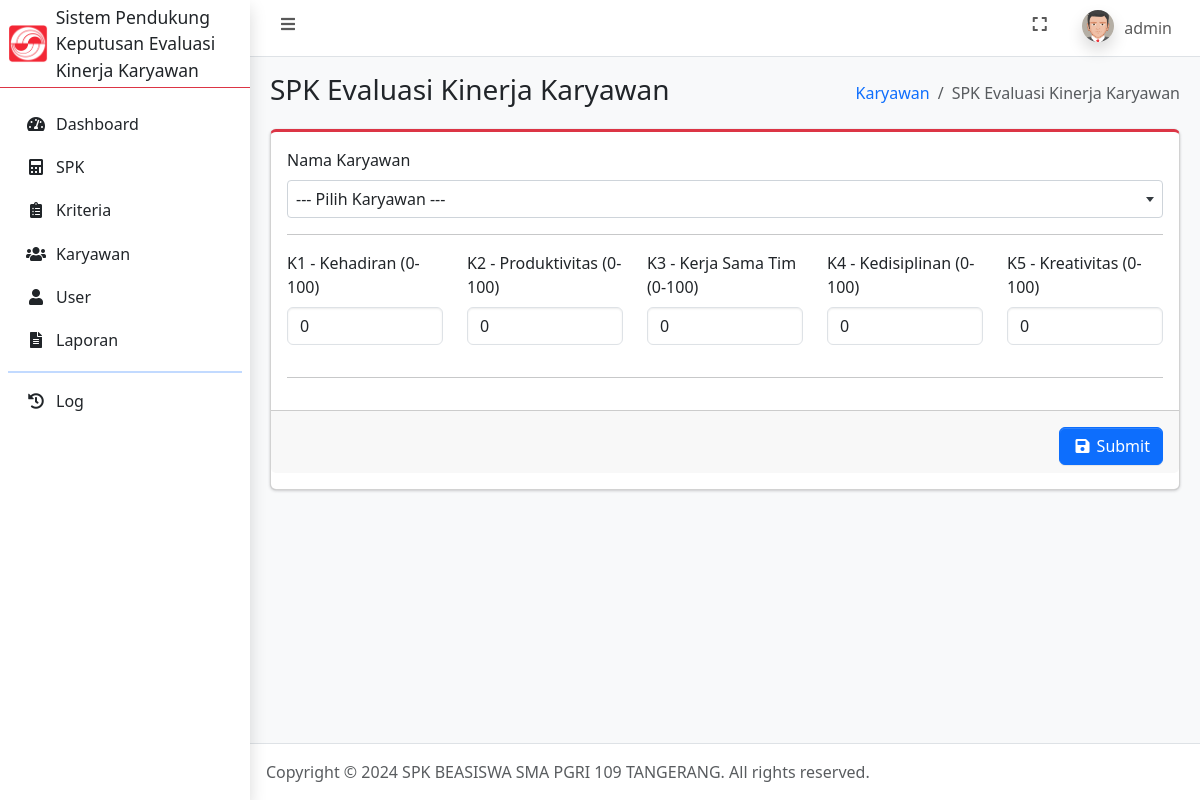
Before: /tambah_spk.php (signed in) with the older database file.
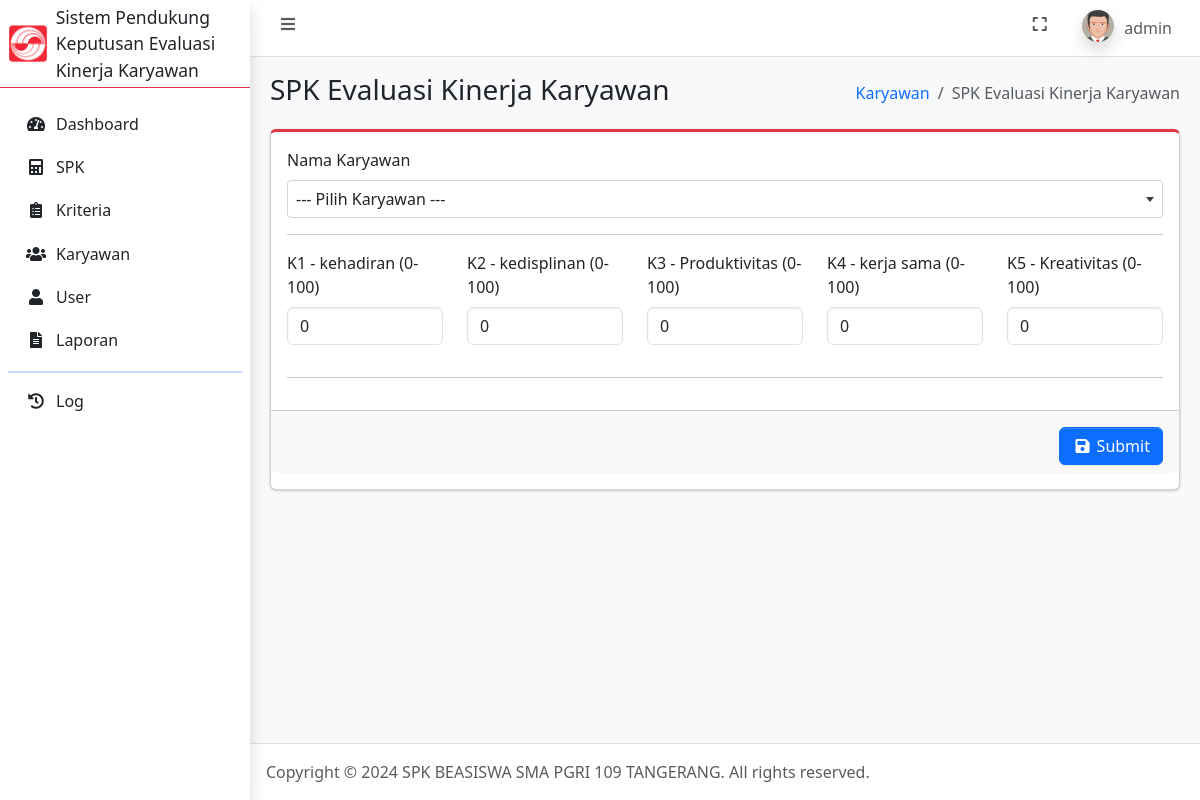
After: the same page with the newer database file.
### tables this page shows
CREATE TABLE `kriteria` (
  `id_kriteria` int(11) NOT NULL,
  `kriteria_ke` int(11) NOT NULL,
  `peringkat_kepentingan` int(11) NOT NULL,
  `nama_kriteria` varchar(100) NOT NULL,
  `bobot` float NOT NULL,
  `bobot_normalisasi` float DEFAULT NULL,
  `dibuat_pada` datetime NOT NULL DEFAULT current_timestamp()
);

### tambah_spk.php (the view, shortened to what this page needs)
<?php
    require_once 'connection.php';
    $kriteria = mysqli_query($conn, "SELECT * FROM kriteria ORDER BY kriteria_ke ASC");
?>
<!DOCTYPE html>
<html lang="en">
<head>
    <?php include_once 'include/head.php'; ?>
</head>
<body class="layout-fixed sidebar-expand-lg bg-body-tertiary">
    <div class="app-wrapper">
        <?php include_once 'include/navbar.php'; ?>
        <?php include_once 'include/sidebar.php'; ?>
        <main class="app-main">
            <div class="app-content-header">
                <div class="container-fluid">
                    <div class="row">
                        <div class="col-sm-6">
                            <h3 class="mb-0">SPK Evaluasi Kinerja Karyawan</h3>
                        </div>
                        <div class="col-sm-6">
                            <ol class="breadcrumb float-sm-end">
                                <li class="breadcrumb-item"><a href="karyawan.php">Karyawan</a></li>
                                <li class="breadcrumb-item active" aria-current="page">
                                    SPK Evaluasi Kinerja Karyawan
                                </li>
                            </ol>
                        </div>
                    </div>
                </div>
            </div>
            <div class="app-content">
                <div class="container-fluid">
                    <div class="row">
                        <div class="col-12">
                            <div class="card card-danger card-outline mb-4">
                                <form method="post">
                                    <div class="card-body">
                                        <div class="mb-3">
                                            <label for="id_karyawan" class="form-label">Nama Karyawan</label>
                                        </div>
                                        <hr>
                                        <div class="row">
                                            <?php foreach ($kriteria as $dk): ?>
                                                <div class="mb-3 col">
                                                    <label for="nilai_<?= $dk['id_kriteria']; ?>" class="form-label">
                                                        K<?= $dk['kriteria_ke']; ?> - <?= htmlspecialchars($dk['nama_kriteria']); ?> (0-100)
                                                    </label>
                                                    <input type="number" step="0.01" id="nilai_<?= $dk['id_kriteria']; ?>" class="form-control" name="penilaian[<?= $dk['id_kriteria']; ?>][nilai]" min="0" max="100" value="0" required>
                                                </div>
                                            <?php endforeach; ?>
                                        </div>
                                        <hr>
                                    </div>
                                    <div class="card-footer pt-3 text-end">
                                        <button type="submit" name="btnTambahSpkEvaluasiKinerjaKaryawan" class="btn btn-primary">
                                            <i class="fas fa-fw fa-save"></i> Submit
                                        </button>
                                    </div>
                                </form>
                            </div>
                        </div>
                    </div>
                </div>
            </div>
        </main>
        <?php include_once 'include/footer.php'; ?>
    </div>
</body>
</html>

Changed rows visible on the page:
removed kriteria: kriteria_ke "1", nama_kriteria "Kehadiran"
removed kriteria: kriteria_ke "2", nama_kriteria "Produktivitas"
removed kriteria: kriteria_ke "3", nama_kriteria "Kerja Sama Tim"
removed kriteria: kriteria_ke "4", nama_kriteria "Kedisiplinan"
added kriteria: kriteria_ke "1", nama_kriteria "kehadiran"
added kriteria: kriteria_ke "2", nama_kriteria "kedisplinan"
added kriteria: kriteria_ke "3", nama_kriteria "Produktivitas"
added kriteria: kriteria_ke "4", nama_kriteria "kerja sama"
